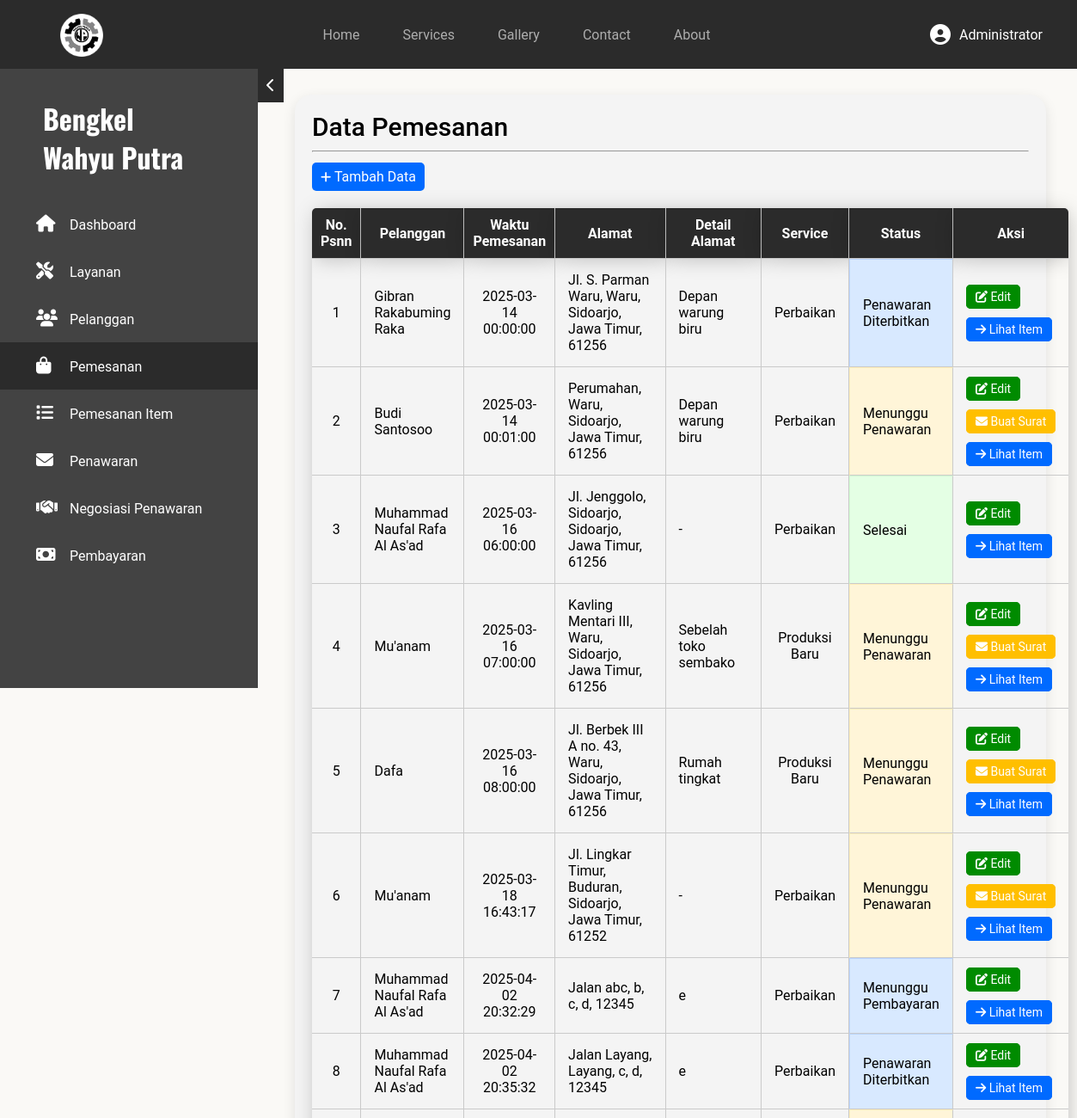
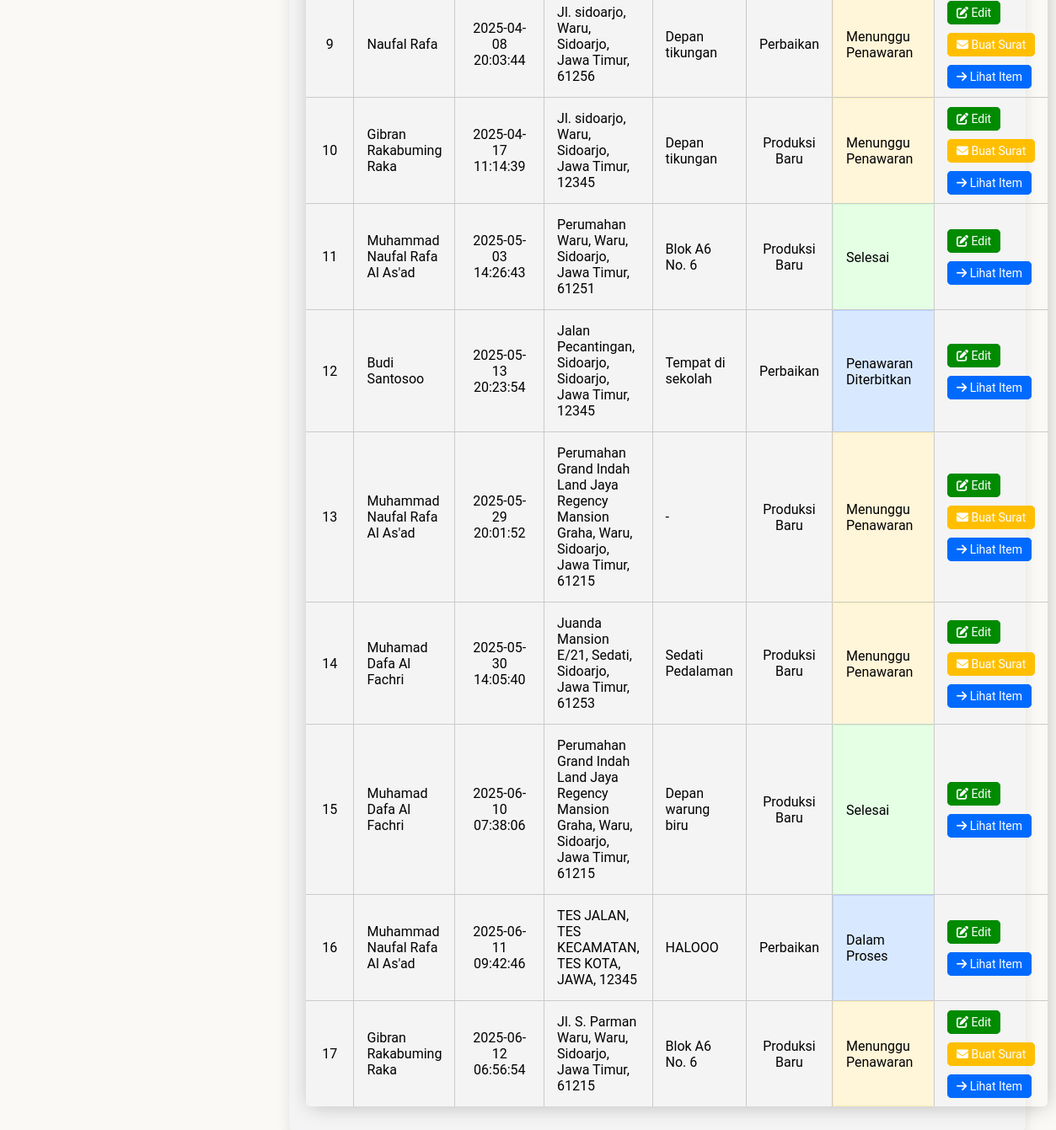
Page /dashboard/admin/pemesanan/index.php (signed in) on the committed database (2 pictures, top to bottom).
### tables this page shows
CREATE TABLE `pemesanan` (
  `no_pesanan` int NOT NULL,
  `id_pelanggan` int NOT NULL,
  `waktu_pemesanan` datetime NOT NULL DEFAULT CURRENT_TIMESTAMP,
  `nama_jalan` varchar(100) NOT NULL,
  `kecamatan` varchar(50) NOT NULL,
  `kabupaten_kota` varchar(50) NOT NULL,
  `provinsi` varchar(30) NOT NULL,
  `kode_pos` char(5) NOT NULL,
  `detail` varchar(50) DEFAULT NULL,
  `id_service` int NOT NULL,
  `estimasi` date DEFAULT NULL,
  `status_pesanan` enum('Menunggu Penawaran','Penawaran Diterbitkan','Negosiasi Penawaran','Dalam Proses','Menunggu Pembayaran','Konfirmasi Pembayaran','Selesai') NOT NULL DEFAULT 'Menunggu Penawaran'
);

CREATE TABLE `pelanggan` (
  `id_pelanggan` int NOT NULL,
  `password` varchar(255) NOT NULL,
  `nama_pelanggan` varchar(50) NOT NULL,
  `email` varchar(100) NOT NULL,
  `tgl_daftar` datetime NOT NULL DEFAULT CURRENT_TIMESTAMP,
  `no_telp` char(12) NOT NULL,
  `jenis_akun` enum('Pribadi','Perusahaan') DEFAULT NULL,
  `nama_perusahaan` varchar(500) DEFAULT NULL,
  `role` enum('Admin','User') NOT NULL DEFAULT 'User'
);

CREATE TABLE `service` (
  `id_service` int NOT NULL,
  `nama_service` varchar(50) NOT NULL,
  `gambar_jasa` varchar(100) DEFAULT NULL
);

### dashboard/admin/pemesanan/index.php (the view, shortened to what this page needs)
<?php
require_once $_SERVER['DOCUMENT_ROOT'] . "/includes/global/koneksi.php";
?>
<!DOCTYPE html>
<html lang="en">
<head>
    <link rel="stylesheet" href="/assets/css/global.css">
    <link rel="stylesheet" href="/assets/css/admin.css">
    <link rel="stylesheet" href="/assets/fontawesome/css/all.css">
</head>
<body>
    <?php require_once $_SERVER['DOCUMENT_ROOT'] . "/includes/global/nav.php"; ?>
    <main>
        <?php require_once $_SERVER['DOCUMENT_ROOT'] . "/includes/admin/aside.php"; ?>
        <div class="container-crud">
            <section class="daftar-crud">
                <h1>Data Pemesanan</h1>
                <hr>
                <a href="kelola/" class="btn-add"><i class="fas fa-plus"></i> Tambah Data</a>
                <?php
                $querySelect = "SELECT pemesanan.* ,CONCAT(nama_jalan,', ',kecamatan,', ',kabupaten_kota,', ',provinsi,', ',kode_pos) AS alamat_lengkap, pelanggan.nama_pelanggan, service.nama_service
                FROM pemesanan
                JOIN pelanggan ON pemesanan.id_pelanggan = pelanggan.id_pelanggan
                JOIN service ON pemesanan.id_service = service.id_service ORDER BY pemesanan.no_pesanan ASC";
                $sql = mysqli_query($conn, $querySelect);
                ?>
                <table class="table-crud">
                    <tr>
                        <th style="width: 50px;">No. Psnn</th>
                        <th>Pelanggan</th>
                        <th>Waktu Pemesanan</th>
                        <th>Alamat</th>
                        <th>Detail Alamat</th>
                        <th>Service</th>
                        <th>Status</th>
                        <th>Aksi</th>
                    </tr>
                    <?php while ($result = mysqli_fetch_assoc($sql)) {
                        $no_pesanan = $result['no_pesanan']; ?>
                        <tr>
                            <td style="text-align: center;" id="<?= $result['no_pesanan'] ?>"><?= $result['no_pesanan'] ?></td>
                            <td><?= $result['nama_pelanggan'] ?></td>
                            <td style="text-align: center;"><?= $result['waktu_pemesanan'] ?></td>
                            <td><?= $result['alamat_lengkap'] ?></td>
                            <td><?php if ($result['detail'] == NULL) echo "-";
                                else echo $result['detail']; ?></td>
                            <td style="text-align: center;"><?= $result['nama_service'] ?></td>
                            <td class="
                            <?php
                            if ($result['status_pesanan'] == 'Menunggu Penawaran') {
                                echo 'row-yellow';
                            } elseif ($result['status_pesanan'] == 'Selesai') {
                                echo 'row-green';
                            } elseif ($result['status_pesanan'] == 'Menunggu Pembayaran') {
                                echo 'row-blue';
                            } elseif ($result['status_pesanan'] == 'Negosiasi Penawaran') {
                                echo 'row-orange';
                            } else {
                                echo 'row-blue';
                            }
                            ?>
                            "><?= $result['status_pesanan'] ?></td>
                            <td class="action">
                                <a href="./kelola/?ubah=<?= $result['no_pesanan'] ?>" class="btn edit"><i class="fas fa-pen-to-square"></i> Edit</a>
                                <br><br>
                                <?php if ($result['status_pesanan'] == 'Menunggu Penawaran') : ?>
                                    <a <?= $result['status_pesanan'] == 'Menunggu Penawaran' ? "href='../penawaran/kelola/?no=$no_pesanan'" : '' ?> class="btn warning"><i class="fas fa-envelope"></i> Buat Surat</a>
                                    <br><br>
                                <?php endif; ?>
                                <a href="../pemesanan_item/#<?= $result['no_pesanan'] - 1 ?>" class="btn blue"><i class="fas fa-arrow-right"></i> Lihat Item</a>
                            </td>
                        </tr>
                    <?php } ?>
                </table>
            </section>
        </div>
    </main>
</body>
</html>

### assets/css/global.css (style rules this page uses)
:root { --primary-color: #2b2b2b; --secondary-color: #faf9f6; }
* { margin: 0; padding: 0; font-family: "Roboto", serif; scroll-behavior: smooth; box-sizing: border-box; }
a { text-decoration: none; }
h1, h2, h3, p, strong, cite, hr, main img, header a, main a, input, label, select, option, textarea, em, strong, button, span { animation: coolTransition 0.9s; }
main { background-color: var(--secondary-color); }
.fas, .fab { font-size: 25px; }

### assets/css/admin.css (style rules this page uses)
:root { --primary-color: #2b2b2b; --secondary-color: #faf9f6; }
body { background-color: var(--secondary-color); }
main { display: grid; grid-template-columns: auto 1fr; }
table .fas { font-size: 14px; }
a { display: inline-block; }
table a { color: white; font-size: 14px; }
.btn { display: inline-block; margin: 5px 0; padding: 5px 10px; border-radius: 5px; color: white; width: fit-content; text-align: center; }
.btn-add { display: inline-block; color: white; background-color: #006aff; border-radius: 5px; margin-top: 12px; padding: 7px 10px; }
.btn-add, .btn { transition: .3s cubic-bezier(0.19, 1, 0.22, 1); }
.btn-add i { font-size: 14px; }
.btn i { font-size: 14px; }
.edit { background-color: #008b00; border: 1px solid #008b00; }
.warning { background-color: #ffbf00; border: 1px solid #ffbf00; }
.blue { background-color: #006aff; border: 1px solid #006aff; }
table.table-crud { width: 100%; margin-top: 20px; border-spacing: 0; border-collapse: separate; border-radius: 5px; box-shadow: 2px 2px 25px -3px rgba(0, 0, 0, 0.25); overflow: hidden; }
table.table-crud th { padding: 10px; padding: 10px; color: white; background-color: #2b2b2b; box-shadow: 2px 2px 25px -3px rgba(0, 0, 0, 0.25); }
table.table-crud td { padding: 15px; }
table.table-crud th, table.table-crud tr:not(:last-child) td { border-bottom: 1px solid #cacaca; }
table.table-crud th:not(:last-child), table.table-crud td:not(:last-child) { border-right: 1px solid #cacaca; }
table.table-crud .btn { display: inline; }
table.table-crud .action { white-space: nowrap; }
.row-yellow { border: 1px solid #ffeeba; background-color: #fff5d8; }
.row-green { border: 1px solid #d2ffd2; background-color: #e4ffe4; }
.row-blue { border: 1px solid #bad4ff; background-color: #d8e9ff; }
div.container-crud { margin: 30px 20px; }
.daftar-crud { width: 95%; margin: auto auto 50px; padding: 20px 20px 40px 20px; border-radius: 20px; box-shadow: 0px 5px 15px rgba(0, 0, 0, 0.1); background-color: #f4f4f4; cursor: default; }
.daftar-crud h1 { font-size: 30px; font-weight: 500; margin-bottom: 10px; }

### rows in the picture
pemesanan: no_pesanan "1", id_pelanggan.nama_pelanggan "Gibran Rakabuming Raka", waktu_pemesanan "2025-03-14 00:00:00", alamat_lengkap "Jl. S. Parman Waru, Waru, Sidoarjo, Jawa Timur, 61256", detail "Depan warung biru", id_service.nama_service "Perbaikan", status_pesanan "Penawaran Diterbitkan"
pemesanan: no_pesanan "2", id_pelanggan.nama_pelanggan "Budi Santosoo", waktu_pemesanan "2025-03-14 00:01:00", alamat_lengkap "Perumahan, Waru, Sidoarjo, Jawa Timur, 61256", detail "Depan warung biru", id_service.nama_service "Perbaikan", status_pesanan "Menunggu Penawaran"
pemesanan: no_pesanan "3", id_pelanggan.nama_pelanggan "Muhammad Naufal Rafa Al As'ad", waktu_pemesanan "2025-03-16 06:00:00", alamat_lengkap "Jl. Jenggolo, Sidoarjo, Sidoarjo, Jawa Timur, 61256", id_service.nama_service "Perbaikan", status_pesanan "Selesai"
pemesanan: no_pesanan "4", id_pelanggan.nama_pelanggan "Mu'anam", waktu_pemesanan "2025-03-16 07:00:00", alamat_lengkap "Kavling Mentari III, Waru, Sidoarjo, Jawa Timur, 61256", detail "Sebelah toko sembako", id_service.nama_service "Produksi Baru", status_pesanan "Menunggu Penawaran"
pemesanan: no_pesanan "5", id_pelanggan.nama_pelanggan "Dafa", waktu_pemesanan "2025-03-16 08:00:00", alamat_lengkap "Jl. Berbek III A no. 43, Waru, Sidoarjo, Jawa Timur, 61256", detail "Rumah tingkat", id_service.nama_service "Produksi Baru", status_pesanan "Menunggu Penawaran"
pemesanan: no_pesanan "6", id_pelanggan.nama_pelanggan "Mu'anam", waktu_pemesanan "2025-03-18 16:43:17", alamat_lengkap "Jl. Lingkar Timur, Buduran, Sidoarjo, Jawa Timur, 61252", id_service.nama_service "Perbaikan", status_pesanan "Menunggu Penawaran"
pemesanan: no_pesanan "7", id_pelanggan.nama_pelanggan "Muhammad Naufal Rafa Al As'ad", waktu_pemesanan "2025-04-02 20:32:29", alamat_lengkap "Jalan abc, b, c, d, 12345", detail "e", id_service.nama_service "Perbaikan", status_pesanan "Menunggu Pembayaran"
pemesanan: no_pesanan "8", id_pelanggan.nama_pelanggan "Muhammad Naufal Rafa Al As'ad", waktu_pemesanan "2025-04-02 20:35:32", alamat_lengkap "Jalan Layang, Layang, c, d, 12345", detail "e", id_service.nama_service "Perbaikan", status_pesanan "Penawaran Diterbitkan"
pemesanan: no_pesanan "9", id_pelanggan.nama_pelanggan "Naufal Rafa", waktu_pemesanan "2025-04-08 20:03:44", alamat_lengkap "Jl. sidoarjo, Waru, Sidoarjo, Jawa Timur, 61256", detail "Depan tikungan", id_service.nama_service "Perbaikan", status_pesanan "Menunggu Penawaran"
pemesanan: no_pesanan "10", id_pelanggan.nama_pelanggan "Gibran Rakabuming Raka", waktu_pemesanan "2025-04-17 11:14:39", alamat_lengkap "Jl. sidoarjo, Waru, Sidoarjo, Jawa Timur, 12345", detail "Depan tikungan", id_service.nama_service "Produksi Baru", status_pesanan "Menunggu Penawaran"
pemesanan: no_pesanan "11", id_pelanggan.nama_pelanggan "Muhammad Naufal Rafa Al As'ad", waktu_pemesanan "2025-05-03 14:26:43", alamat_lengkap "Perumahan Waru, Waru, Sidoarjo, Jawa Timur, 61251", detail "Blok A6 No. 6", id_service.nama_service "Produksi Baru", status_pesanan "Selesai"
pemesanan: no_pesanan "12", id_pelanggan.nama_pelanggan "Budi Santosoo", waktu_pemesanan "2025-05-13 20:23:54", alamat_lengkap "Jalan Pecantingan, Sidoarjo, Sidoarjo, Jawa Timur, 12345", detail "Tempat di sekolah", id_service.nama_service "Perbaikan", status_pesanan "Penawaran Diterbitkan"
pemesanan: no_pesanan "13", id_pelanggan.nama_pelanggan "Muhammad Naufal Rafa Al As'ad", waktu_pemesanan "2025-05-29 20:01:52", alamat_lengkap "Perumahan Grand Indah Land Jaya Regency Mansion Graha, Waru, Sidoarjo, Jawa Timur, 61215", detail "-", id_service.nama_service "Produksi Baru", status_pesanan "Menunggu Penawaran"
pemesanan: no_pesanan "14", id_pelanggan.nama_pelanggan "Muhamad Dafa Al Fachri", waktu_pemesanan "2025-05-30 14:05:40", alamat_lengkap "Juanda Mansion E/21, Sedati, Sidoarjo, Jawa Timur, 61253", detail "Sedati Pedalaman", id_service.nama_service "Produksi Baru", status_pesanan "Menunggu Penawaran"
pemesanan: no_pesanan "15", id_pelanggan.nama_pelanggan "Muhamad Dafa Al Fachri", waktu_pemesanan "2025-06-10 07:38:06", alamat_lengkap "Perumahan Grand Indah Land Jaya Regency Mansion Graha, Waru, Sidoarjo, Jawa Timur, 61215", detail "Depan warung biru", id_service.nama_service "Produksi Baru", status_pesanan "Selesai"
pemesanan: no_pesanan "16", id_pelanggan.nama_pelanggan "Muhammad Naufal Rafa Al As'ad", waktu_pemesanan "2025-06-11 09:42:46", alamat_lengkap "TES JALAN, TES KECAMATAN, TES KOTA, JAWA, 12345", detail "HALOOO", id_service.nama_service "Perbaikan", status_pesanan "Dalam Proses"
pemesanan: no_pesanan "17", id_pelanggan.nama_pelanggan "Gibran Rakabuming Raka", waktu_pemesanan "2025-06-12 06:56:54", alamat_lengkap "Jl. S. Parman Waru, Waru, Sidoarjo, Jawa Timur, 61215", detail "Blok A6 No. 6", id_service.nama_service "Produksi Baru", status_pesanan "Menunggu Penawaran"

### other values in the picture
$nama "Administrator"
